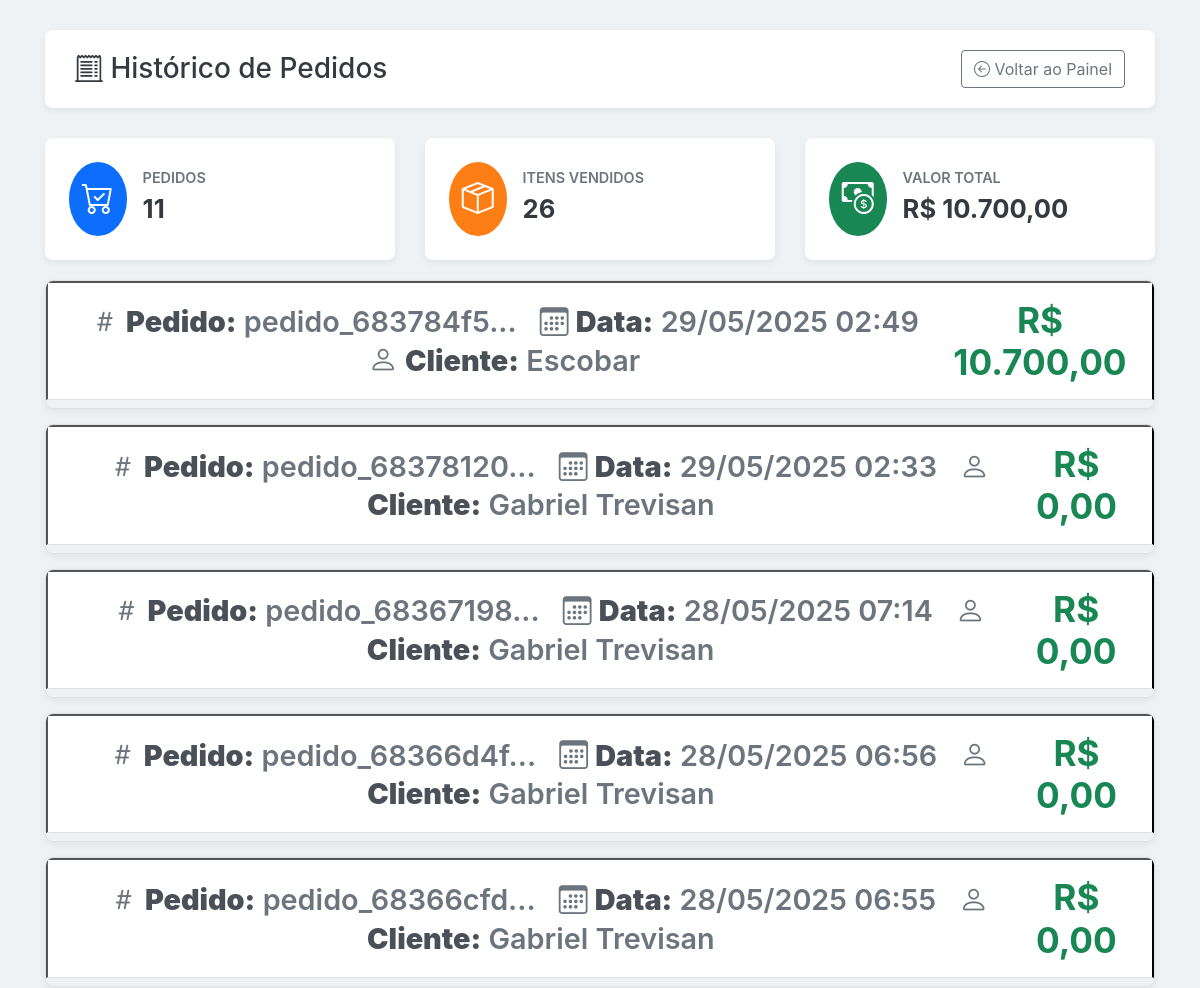
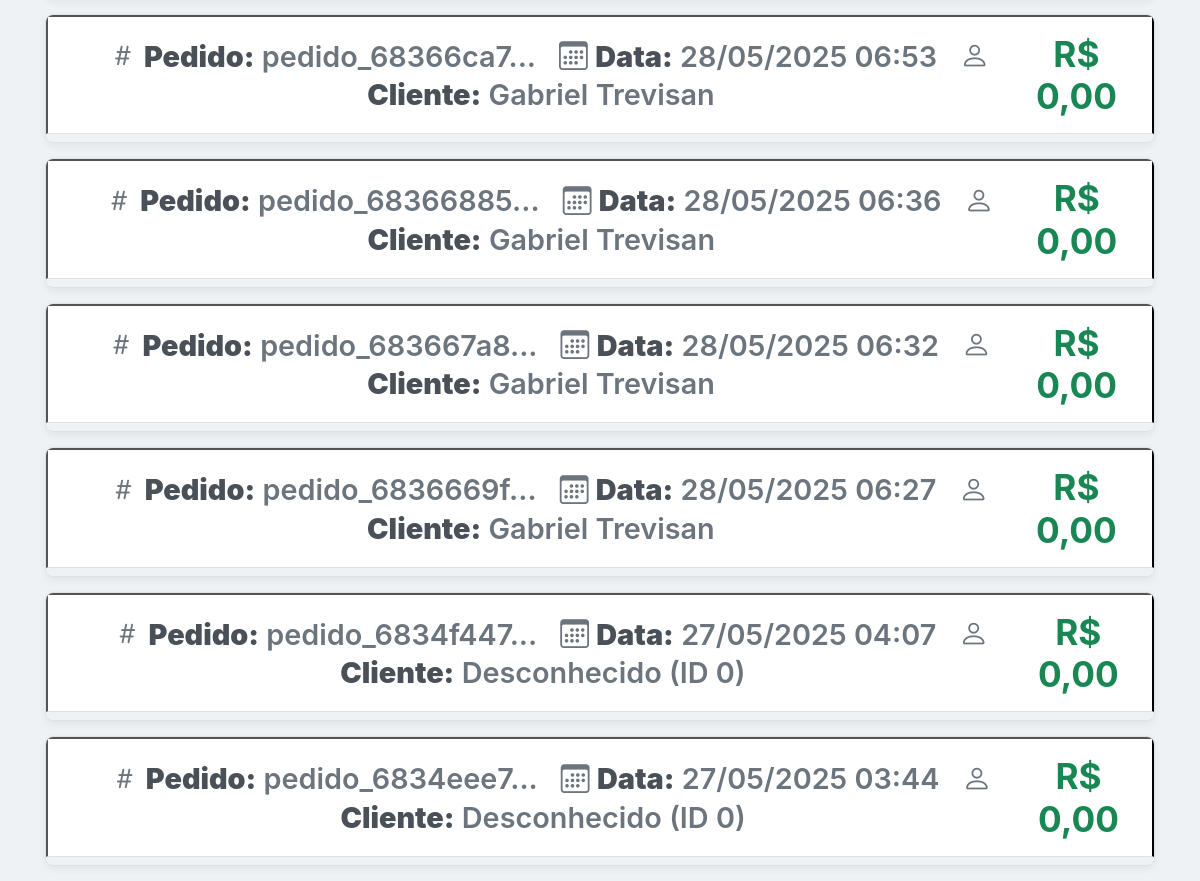
Screenshot of /trabalho/admin/admin_pedidos.php with the database file from the repository (2 pictures, top to bottom).
### tables this page shows
CREATE TABLE `pedidos` (
  `id` int(11) NOT NULL,
  `id_produto` int(11) NOT NULL,
  `quantidade` int(11) NOT NULL,
  `data_pedido` timestamp NOT NULL DEFAULT current_timestamp(),
  `id_cliente` int(11) NOT NULL,
  `grupo_pedido_id` varchar(50) DEFAULT NULL COMMENT 'Identificador único para agrupar itens da mesma compra'
);

CREATE TABLE `cliente` (
  `id` int(11) UNSIGNED NOT NULL,
  `nome` varchar(50) NOT NULL,
  `endereco` varchar(80) NOT NULL,
  `telefone` varchar(35) NOT NULL,
  `email` varchar(40) NOT NULL,
  `sexo` varchar(1) NOT NULL
);

### trabalho/admin/admin_pedidos.php (the view, shortened to what this page needs)
<?php
$pdo = Banco::conectar();
$pdo->setAttribute(PDO::ATTR_ERRMODE, PDO::ERRMODE_EXCEPTION);
$sql = "
SELECT
    ped.id AS item_id,
    ped.data_pedido,
    ped.quantidade,
    ped.grupo_pedido_id,
    cli.id AS cliente_id,
    cli.nome AS cliente_nome,
    cli.email AS cliente_email,
    cli.telefone AS cliente_telefone,
    cli.endereco AS cliente_endereco,
    prod.id AS produto_id,
    prod.nome AS produto_nome,
    prod.valor AS produto_valor,
    prod.imagem AS produto_imagem
FROM pedidos ped
LEFT JOIN cliente cli ON ped.id_cliente = cli.id
LEFT JOIN produto prod ON ped.id_produto = prod.id
WHERE ped.grupo_pedido_id IS NOT NULL
ORDER BY ped.data_pedido DESC, ped.grupo_pedido_id ASC, ped.id ASC
";
$pedidos_agrupados = [];
$erro_db = null;
try {
    $stmt = $pdo->query($sql);
    $resultados = $stmt->fetchAll(PDO::FETCH_ASSOC);
    foreach ($resultados as $item) {
        $grupo_id = $item['grupo_pedido_id'];
        if (!isset($pedidos_agrupados[$grupo_id])) {
            $pedidos_agrupados[$grupo_id] = [
                'grupo_id' => $grupo_id,
                'data_pedido' => $item['data_pedido'],
                'cliente_id' => $item['cliente_id'],
                'cliente_nome' => $item['cliente_nome'] ?? 'Desconhecido (ID ' . ($item['cliente_id'] ?? 0) . ')',
                'cliente_email' => $item['cliente_email'] ?? '',
                'cliente_telefone' => $item['cliente_telefone'] ?? '',
                'cliente_endereco' => $item['cliente_endereco'] ?? '',
                'itens' => [],
                'valor_total_pedido' => 0,
                'total_itens' => 0
            ];
        }
        $valor_unitario_num = floatval(str_replace(',', '.', $item['produto_valor']));
        $quantidade_num = intval($item['quantidade']);
        $subtotal_item = $valor_unitario_num * $quantidade_num;
        $pedidos_agrupados[$grupo_id]['itens'][] = [
            'item_id' => $item['item_id'],
            'produto_id' => $item['produto_id'],
            'produto_nome' => $item['produto_nome'] ?? 'Produto Desconhecido (ID ' . ($item['produto_id'] ?? 'N/A') . ')',
            'produto_imagem' => $item['produto_imagem'] ?? '',
            'quantidade' => $quantidade_num,
            'valor_unitario' => $item['produto_valor'],
            'valor_unitario_num' => $valor_unitario_num,
            'subtotal' => $subtotal_item
        ];
        $pedidos_agrupados[$grupo_id]['valor_total_pedido'] += $subtotal_item;
        $pedidos_agrupados[$grupo_id]['total_itens'] += $quantidade_num;
    }
} catch (PDOException $e) {
    $erro_db = "Erro ao buscar ou agrupar pedidos: " . $e->getMessage();
    $pedidos_agrupados = [];
}
?>
<!DOCTYPE html>
<html lang="pt-br">
<head>
    <link rel="stylesheet" href="assets/css/bootstrap.min.css">
    <link rel="stylesheet" href="https://cdn.jsdelivr.net/npm/bootstrap-icons@1.11.3/font/bootstrap-icons.min.css">
</head>
<body>
    <div class="container">
        <div class="page-header">
            <h1><i class="bi bi-receipt-cutoff"></i> Histórico de Pedidos</h1>
            <a href="index.php" class="btn btn-outline-secondary"><i class="bi bi-arrow-left-circle"></i> Voltar ao Painel</a>
        </div>
        <?php if (isset($erro_db)): ?>
            <div class="alert alert-danger">
                <i class="bi bi-exclamation-triangle-fill"></i>
                Erro ao conectar ou buscar dados: <?php echo htmlspecialchars($erro_db); ?>
            </div>
        <?php else: ?>
            <?php
                $total_geral = 0;
                $total_pedidos = count($pedidos_agrupados);
                $total_itens_geral = 0;
                foreach ($pedidos_agrupados as $pedido) {
                    $total_geral += $pedido['valor_total_pedido'];
                    $total_itens_geral += $pedido['total_itens'];
                }
            ?>
            <div class="row summary-cards">
                <div class="col-md-4">
                    <div class="card">
                        <div class="card-body">
                            <div class="card-icon icon-pedidos"><i class="bi bi-cart-check"></i></div>
                            <div>
                                <h5 class="card-title">Pedidos</h5>
                                <p class="card-text"><?php echo $total_pedidos; ?></p>
                            </div>
                        </div>
                    </div>
                </div>
                <div class="col-md-4">
                    <div class="card">
                        <div class="card-body">
                             <div class="card-icon icon-itens"><i class="bi bi-box-seam"></i></div>
                             <div>
                                <h5 class="card-title">Itens Vendidos</h5>
                                <p class="card-text"><?php echo $total_itens_geral; ?></p>
                            </div>
                        </div>
                    </div>
                </div>
                <div class="col-md-4">
                    <div class="card">
                        <div class="card-body">
                            <div class="card-icon icon-valor"><i class="bi bi-cash-coin"></i></div>
                            <div>
                                <h5 class="card-title">Valor Total</h5>
                                <p class="card-text">R$ <?php echo number_format($total_geral, 2, ',', '.'); ?></p>
                            </div>
                        </div>
                    </div>
                </div>
            </div>
            <div class="accordion" id="accordionPedidos">
                <?php foreach ($pedidos_agrupados as $grupo_id => $pedido): ?>
                    <?php $collapse_id = 'collapse_' . preg_replace('/[^a-zA-Z0-9]/', '', $grupo_id); ?>
                    <div class="accordion-item">
                        <h2 class="accordion-header" id="heading_<?php echo $collapse_id; ?>">
                            <button class="accordion-button collapsed" type="button" data-bs-toggle="collapse" data-bs-target="#<?php echo $collapse_id; ?>" aria-expanded="false" aria-controls="<?php echo $collapse_id; ?>">
                                <div class="d-flex justify-content-between w-100 align-items-center">
                                    <div class="pedido-info">
                                        <span><i class="bi bi-hash"></i> <strong>Pedido:</strong> <?php echo htmlspecialchars(substr($grupo_id, 0, 15)); ?>...</span>
                                        <span><i class="bi bi-calendar3"></i> <strong>Data:</strong> <?php echo htmlspecialchars(date('d/m/Y H:i', strtotime($pedido['data_pedido']))); ?></span>
                                        <span><i class="bi bi-person"></i> <strong>Cliente:</strong> <?php echo htmlspecialchars($pedido['cliente_nome']); ?></span>
                                    </div>
                                    <span class="valor-total-header">R$ <?php echo number_format($pedido['valor_total_pedido'], 2, ',', '.'); ?></span>
                                </div>
                            </button>
                        </h2>
                    </div>
                <?php endforeach; ?>
            </div>
        <?php endif; ?>
    </div>
</body>
</html>

### trabalho/admin/admin_pedidos.php (style rules this page uses)
body { background-color: #eef2f5; }
.container { margin-top: 30px; }
.page-header { background-color: #ffffff; padding: 20px 30px; border-radius: 8px; box-shadow: 0 3px 8px rgba(0,0,0,0.06); margin-bottom: 30px; display: flex; justify-content: space-between; align-items: center; }
.page-header h1 { margin-bottom: 0; font-size: 1.75rem; color: #343a40; }
.summary-cards .card { border: none; border-radius: 8px; box-shadow: 0 3px 8px rgba(0,0,0,0.06); margin-bottom: 20px; transition: transform 0.2s ease; }
.summary-cards .card-body { padding: 1.5rem; display: flex; align-items: center; }
.summary-cards .card-icon { font-size: 2rem; margin-right: 1rem; padding: 0.8rem; border-radius: 50%; color: #fff; }
.icon-pedidos { background-color: #0d6efd; }
.icon-itens { background-color: #fd7e14; }
.icon-valor { background-color: #198754; }
.summary-cards .card-title { font-size: 0.9rem; font-weight: 600; color: #6c757d; text-transform: uppercase; margin-bottom: 0.2rem; }
.summary-cards .card-text { font-size: 1.6rem; font-weight: 700; color: #343a40; }
.accordion-item { border: 1px solid #dee2e6; border-radius: 8px; margin-bottom: 15px; box-shadow: 0 3px 8px rgba(0,0,0,0.06); overflow: hidden; }
.accordion-button { font-weight: 600; background-color: #ffffff; padding: 1rem 1.5rem; border-bottom: 1px solid #dee2e6; }
.pedido-info span { margin-right: 15px; font-size: 0.9em; color: #6c757d; }
.pedido-info strong { color: #495057; }
.valor-total-header { font-weight: bold; font-size: 1.1em; color: #198754; }

### rows the page displays
pedidos: grupo_id "pedido_683784f5", data_pedido "29/05/2025 02:49", id_cliente.nome "Escobar", valor_total_pedido "10.700,00"
pedidos: grupo_id "pedido_68366ca7", data_pedido "28/05/2025 06:53", id_cliente.nome "Gabriel Trevisan", valor_total_pedido "0,00"
pedidos: grupo_id "pedido_68366885", data_pedido "28/05/2025 06:36", id_cliente.nome "Gabriel Trevisan", valor_total_pedido "0,00"
pedidos: grupo_id "pedido_683667a8", data_pedido "28/05/2025 06:32", id_cliente.nome "Gabriel Trevisan", valor_total_pedido "0,00"
pedidos: grupo_pedido "pedido_6834eee7", data_pedido "27/05/2025 03:44", cliente_nome "Desconhecido (ID 0)", valor_total_pedido "0,00"

### other values shown
$total_pedidos "11"
$total_itens_geral "26"
$total_geral "10.700,00"
substr($grupo_id, 0, 15) "pedido_68378120"
date('d/m/Y H:i', strtotime($pedido['data_pedido'])) "29/05/2025 02:33"
$pedido['cliente_nome'] "Gabriel Trevisan"
$pedido['valor_total_pedido'] "0,00"
substr($grupo_id, 0, 15) "pedido_68367198"
date('d/m/Y H:i', strtotime($pedido['data_pedido'])) "28/05/2025 07:14"
substr($grupo_id, 0, 15) "pedido_68366d4f"
date('d/m/Y H:i', strtotime($pedido['data_pedido'])) "28/05/2025 06:56"
substr($grupo_id, 0, 15) "pedido_68366cfd"
date('d/m/Y H:i', strtotime($pedido['data_pedido'])) "28/05/2025 06:55"
substr($grupo_id, 0, 15) "pedido_6836669f"
date('d/m/Y H:i', strtotime($pedido['data_pedido'])) "28/05/2025 06:27"
